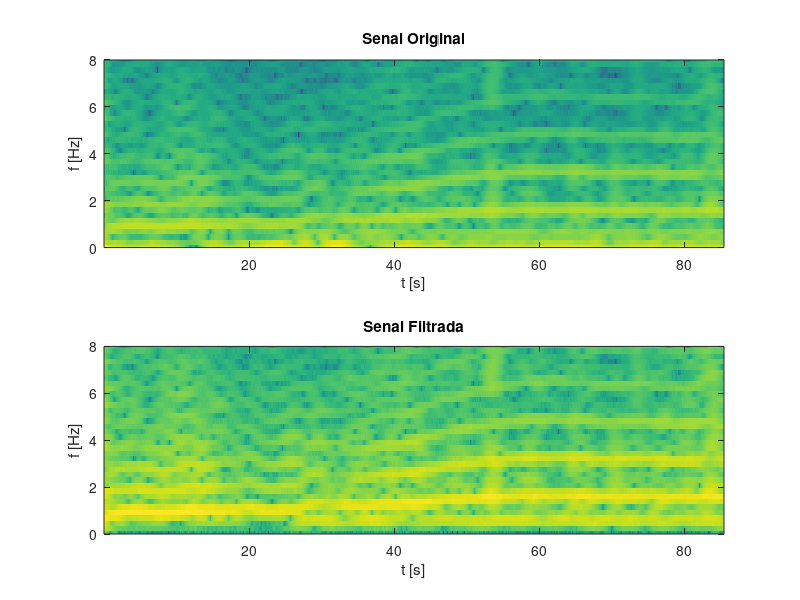

The MATLAB script that drew this image:
clear all;

addpath('/usr/share/octave/packages/signal-1.3.2'); %incluye el specgram

load intensidad_RGB.mat; % brillo, 1 es R, 2 es G, 3 es B.

video_length = length(brillo);

frec_video = 29.37; %frecuencia muestreo video
t_video = 1/(2*pi*frec_video); %tiempo muestreo video

ejeXvideo = 0 : t_video : ((video_length-1)*t_video);

[b, a] = butter( 4, [0.4*2/frec_video , 10*2/frec_video]); %FiltroPincripal

ida_vuelta = filtfilt(b, a, brillo(:,2));

filtrado = filter(b, a, brillo(:,2));

windowLength = 128;
window = hamming(windowLength);
%Hamming 128 puntos

figure;

subplot(2,1,1);
specgram(brillo(:,2), 2^nextpow2(windowLength), frec_video, window, windowLength-1);
ylim([0  8]);
title('Senal Original');
xlabel('t [s]');
ylabel('f [Hz]');

subplot(2,1,2);
specgram(ida_vuelta, 2^nextpow2(windowLength), frec_video, window, windowLength-1);
xlabel('t [s]');
ylabel('f [Hz]');
%caxis([0 70]);
ylim([0  8]);
title('Senal Filtrada');

print -djpg imagenes/punto_8_espectograma_cardiometro.jpg; %Octave
grid minor;
 
